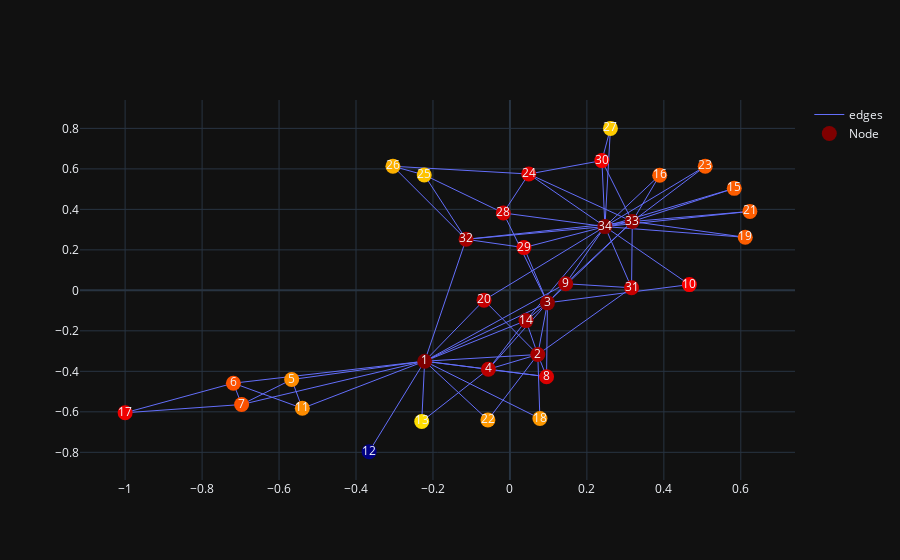
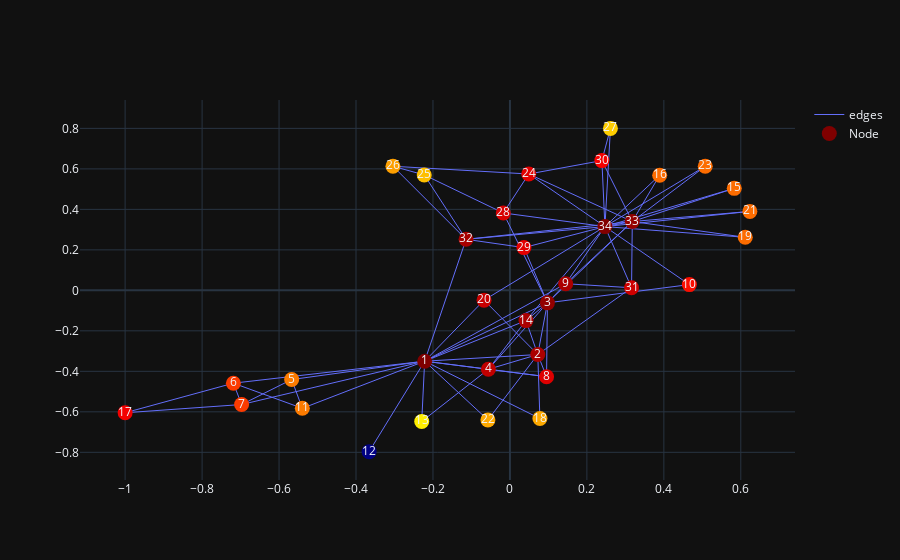
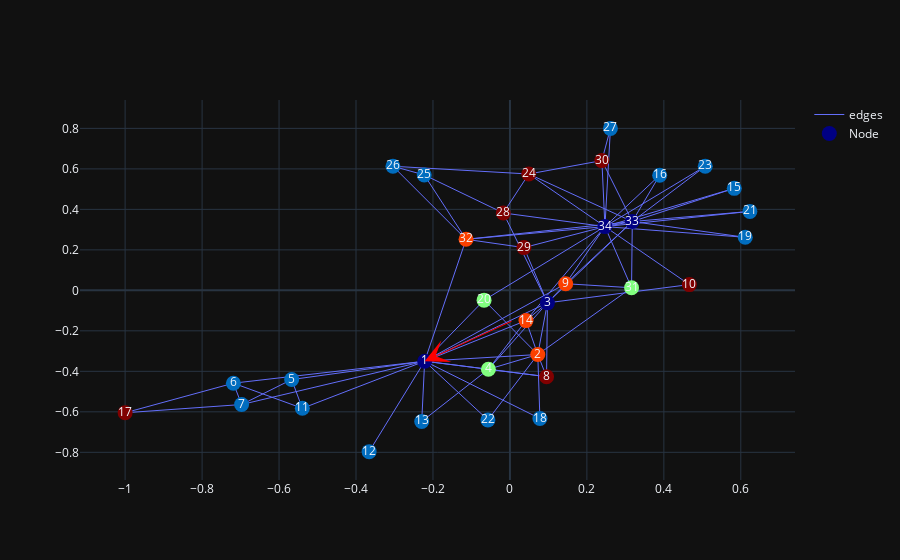
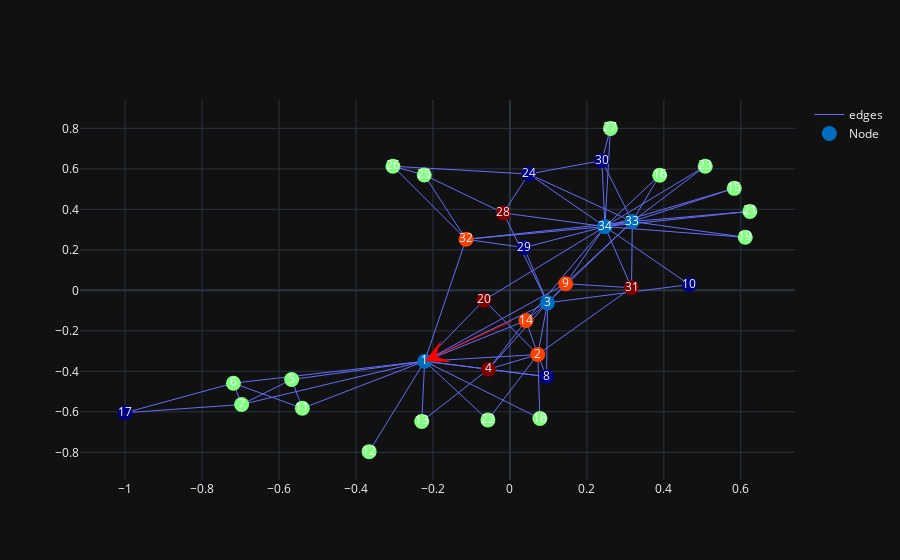

Write notebook code for charts like these, in order.
### Code cell
triangles = visualize_rdd_vector(G, global_root_node, global_radius, pos, global_measure_list)
triangles = add_markers(triangles, global_markers)
triangles.show(config={'scrollZoom' : True})


lo_deg = visualize_rdd_vector(G, global_root_node, global_radius, pos, global_measure_list1)
lo_deg = add_markers(lo_deg, global_markers)
lo_deg.show(config={'scrollZoom' : True})


k_means_rdd = visualize_rdd_vector_kmeans(G, global_root_node, global_radius, global_measure_list, pos, 5)
k_means_rdd.show(config={'scrollZoom' : True})


k_means_rdd = visualize_rdd_vector_kmeans(G, global_root_node, global_radius, global_measure_list1, pos, 5)
k_means_rdd.show(config={'scrollZoom' : True})

### Figure 1 — Plotly figure (JSON) as saved in the notebook; plotly's stock layout.template omitted (floating-point values rounded to 4 significant figures; data arrays with more than 128 entries replaced by an {"elided": "..."} marker saying what was removed)
{"data": [{"line": {"width": 1}, "marker": {"color": [3, 2.811, 2.927, 2.712, 2.07, 2.208, 2.208, 2.567, 2.81, 2.402, 2.07, 0, 1.879, 2.805, 2.182, 2.182, 2.452, 2.042, 2.182, 2.661, 2.182, 2.042, 2.182, 2.531, 1.94, 1.984, 1.922, 2.589, 2.537, 2.434, 2.647, 2.815, 2.912, 2.991], "colorscale": [[0, "rgb(0,0,131)"], [0.2, "rgb(0,60,170)"], [0.4, "rgb(5,255,255)"], [0.6, "rgb(255,255,0)"], [0.8, "rgb(250,0,0)"], [1, "rgb(128,0,0)"]], "size": 15}, "mode": "lines", "name": "edges", "type": "scatter", "uid": "03c2587c-e9f3-4aec-983b-35ae8e37a3cb", "x": {"elided": "234 float values"}, "y": {"elided": "234 float values"}}, {"customdata": {"elided": "34x7 float values"}, "hovertemplate": "node_name: %{customdata[0]} <br> radius: %{customdata[1]} <br> degree: %{customdata[2]} <br> global_graph_degree: %{customdata[3]} <br> normalized_rdd: %{customdata[4]} <br> nodes_x: %{customdata[5]} <br> nodes_y: %{customdata[6]} <br> ", "marker": {"color": [3, 2.811, 2.927, 2.712, 2.07, 2.208, 2.208, 2.567, 2.81, 2.402, 2.07, 0, 1.879, 2.805, 2.182, 2.182, 2.452, 2.042, 2.182, 2.661, 2.182, 2.042, 2.182, 2.531, 1.94, 1.984, 1.922, 2.589, 2.537, 2.434, 2.647, 2.815, 2.912, 2.991], "colorscale": [[0, "rgb(0,0,131)"], [0.2, "rgb(0,60,170)"], [0.4, "rgb(5,255,255)"], [0.6, "rgb(255,255,0)"], [0.8, "rgb(250,0,0)"], [1, "rgb(128,0,0)"]], "size": 15}, "mode": "markers+text", "name": "Node", "text": [1, 2, 3, 4, 5, 6, 7, 8, 9, 10, 11, 12, 13, 14, 15, 16, 17, 18, 19, 20, 21, 22, 23, 24, 25, 26, 27, 28, 29, 30, 31, 32, 33, 34], "type": "scatter", "uid": "1d301b99-e7a1-408e-a948-d6b8f8379ffb", "x": [-0.2215, 0.07239, 0.0975, -0.0559, -0.5672, -0.7186, -0.6973, 0.09521, 0.1449, 0.4663, -0.5395, -0.3659, -0.2292, 0.04181, 0.583, 0.3892, -1, 0.07794, 0.6116, -0.0672, 0.6236, -0.05722, 0.5076, 0.04892, -0.2227, -0.304, 0.2612, -0.01721, 0.03647, 0.239, 0.3161, -0.114, 0.318, 0.2469], "y": [-0.3499, -0.3171, -0.06165, -0.3898, -0.4406, -0.4585, -0.5639, -0.4265, 0.03281, 0.02852, -0.5826, -0.7966, -0.6475, -0.1494, 0.5038, 0.5688, -0.6047, -0.633, 0.2621, -0.04846, 0.3898, -0.6401, 0.6128, 0.5747, 0.57, 0.6129, 0.8, 0.3823, 0.2111, 0.641, 0.01284, 0.2521, 0.3399, 0.3149]}], "layout": {"dragmode": "pan"}}

### Figure 2 — Plotly figure (JSON) as saved in the notebook; plotly's stock layout.template omitted (floating-point values rounded to 4 significant figures; data arrays with more than 128 entries replaced by an {"elided": "..."} marker saying what was removed)
{"data": [{"line": {"width": 1}, "marker": {"color": [3, 2.789, 2.907, 2.686, 2.111, 2.262, 2.262, 2.536, 2.79, 2.367, 2.111, 0, 1.838, 2.783, 2.146, 2.146, 2.433, 2.003, 2.146, 2.649, 2.146, 2.003, 2.146, 2.516, 1.95, 2.025, 1.918, 2.567, 2.508, 2.417, 2.617, 2.81, 2.898, 2.983], "colorscale": [[0, "rgb(0,0,131)"], [0.2, "rgb(0,60,170)"], [0.4, "rgb(5,255,255)"], [0.6, "rgb(255,255,0)"], [0.8, "rgb(250,0,0)"], [1, "rgb(128,0,0)"]], "size": 15}, "mode": "lines", "name": "edges", "type": "scatter", "uid": "211566db-4732-4c6b-878a-4eb363026502", "x": {"elided": "234 float values"}, "y": {"elided": "234 float values"}}, {"customdata": {"elided": "34x7 float values"}, "hovertemplate": "node_name: %{customdata[0]} <br> radius: %{customdata[1]} <br> degree: %{customdata[2]} <br> global_graph_pagerank: %{customdata[3]} <br> normalized_rdd: %{customdata[4]} <br> nodes_x: %{customdata[5]} <br> nodes_y: %{customdata[6]} <br> ", "marker": {"color": [3, 2.789, 2.907, 2.686, 2.111, 2.262, 2.262, 2.536, 2.79, 2.367, 2.111, 0, 1.838, 2.783, 2.146, 2.146, 2.433, 2.003, 2.146, 2.649, 2.146, 2.003, 2.146, 2.516, 1.95, 2.025, 1.918, 2.567, 2.508, 2.417, 2.617, 2.81, 2.898, 2.983], "colorscale": [[0, "rgb(0,0,131)"], [0.2, "rgb(0,60,170)"], [0.4, "rgb(5,255,255)"], [0.6, "rgb(255,255,0)"], [0.8, "rgb(250,0,0)"], [1, "rgb(128,0,0)"]], "size": 15}, "mode": "markers+text", "name": "Node", "text": [1, 2, 3, 4, 5, 6, 7, 8, 9, 10, 11, 12, 13, 14, 15, 16, 17, 18, 19, 20, 21, 22, 23, 24, 25, 26, 27, 28, 29, 30, 31, 32, 33, 34], "type": "scatter", "uid": "f6c94d3d-bdba-45f6-887b-6cd54f63c448", "x": [-0.2215, 0.07239, 0.0975, -0.0559, -0.5672, -0.7186, -0.6973, 0.09521, 0.1449, 0.4663, -0.5395, -0.3659, -0.2292, 0.04181, 0.583, 0.3892, -1, 0.07794, 0.6116, -0.0672, 0.6236, -0.05722, 0.5076, 0.04892, -0.2227, -0.304, 0.2612, -0.01721, 0.03647, 0.239, 0.3161, -0.114, 0.318, 0.2469], "y": [-0.3499, -0.3171, -0.06165, -0.3898, -0.4406, -0.4585, -0.5639, -0.4265, 0.03281, 0.02852, -0.5826, -0.7966, -0.6475, -0.1494, 0.5038, 0.5688, -0.6047, -0.633, 0.2621, -0.04846, 0.3898, -0.6401, 0.6128, 0.5747, 0.57, 0.6129, 0.8, 0.3823, 0.2111, 0.641, 0.01284, 0.2521, 0.3399, 0.3149]}], "layout": {"dragmode": "pan"}}

### Figure 3 — Plotly figure (JSON) as saved in the notebook; plotly's stock layout.template omitted (floating-point values rounded to 4 significant figures; data arrays with more than 128 entries replaced by an {"elided": "..."} marker saying what was removed)
{"data": [{"line": {"width": 1}, "marker": {"color": [0, 3, 0, 2, 1, 1, 1, 4, 3, 4, 1, 1, 1, 3, 1, 1, 4, 1, 1, 2, 1, 1, 1, 4, 1, 1, 1, 4, 4, 4, 2, 3, 0, 0], "colorscale": [[0, "rgb(0,0,131)"], [0.2, "rgb(0,60,170)"], [0.4, "rgb(5,255,255)"], [0.6, "rgb(255,255,0)"], [0.8, "rgb(250,0,0)"], [1, "rgb(128,0,0)"]], "size": 15}, "mode": "lines", "name": "edges", "type": "scatter", "uid": "95325735-0227-49c4-adc2-3638a34f4c4d", "x": {"elided": "234 float values"}, "y": {"elided": "234 float values"}}, {"customdata": {"elided": "34x8 float values"}, "hovertemplate": "node_name: %{customdata[0]} <br> radius: %{customdata[1]} <br> degree: %{customdata[2]} <br> global_graph_degree: %{customdata[3]} <br> normalized_rdd: %{customdata[4]} <br> k_mean_cluster: %{customdata[5]} <br> nodes_x: %{customdata[6]} <br> nodes_y: %{customdata[7]} <br> ", "marker": {"color": [0, 3, 0, 2, 1, 1, 1, 4, 3, 4, 1, 1, 1, 3, 1, 1, 4, 1, 1, 2, 1, 1, 1, 4, 1, 1, 1, 4, 4, 4, 2, 3, 0, 0], "colorscale": [[0, "rgb(0,0,131)"], [0.2, "rgb(0,60,170)"], [0.4, "rgb(5,255,255)"], [0.6, "rgb(255,255,0)"], [0.8, "rgb(250,0,0)"], [1, "rgb(128,0,0)"]], "size": 15}, "mode": "markers+text", "name": "Node", "text": [1, 2, 3, 4, 5, 6, 7, 8, 9, 10, 11, 12, 13, 14, 15, 16, 17, 18, 19, 20, 21, 22, 23, 24, 25, 26, 27, 28, 29, 30, 31, 32, 33, 34], "type": "scatter", "uid": "a9e06e59-e2d3-40d5-b4ef-4e100a5fe67f", "x": [-0.2215, 0.07239, 0.0975, -0.0559, -0.5672, -0.7186, -0.6973, 0.09521, 0.1449, 0.4663, -0.5395, -0.3659, -0.2292, 0.04181, 0.583, 0.3892, -1, 0.07794, 0.6116, -0.0672, 0.6236, -0.05722, 0.5076, 0.04892, -0.2227, -0.304, 0.2612, -0.01721, 0.03647, 0.239, 0.3161, -0.114, 0.318, 0.2469], "y": [-0.3499, -0.3171, -0.06165, -0.3898, -0.4406, -0.4585, -0.5639, -0.4265, 0.03281, 0.02852, -0.5826, -0.7966, -0.6475, -0.1494, 0.5038, 0.5688, -0.6047, -0.633, 0.2621, -0.04846, 0.3898, -0.6401, 0.6128, 0.5747, 0.57, 0.6129, 0.8, 0.3823, 0.2111, 0.641, 0.01284, 0.2521, 0.3399, 0.3149]}], "layout": {"annotations": [{"arrowcolor": "red", "arrowhead": 3, "arrowsize": 4, "axref": "x", "ayref": "y", "showarrow": true, "x": -0.2215, "y": -0.3499}], "dragmode": "pan"}}

### Figure 4 — Plotly figure (JSON) as saved in the notebook; plotly's stock layout.template omitted (floating-point values rounded to 4 significant figures; data arrays with more than 128 entries replaced by an {"elided": "..."} marker saying what was removed)
{"data": [{"line": {"width": 1}, "marker": {"color": [1, 3, 1, 4, 2, 2, 2, 0, 3, 0, 2, 2, 2, 3, 2, 2, 0, 2, 2, 4, 2, 2, 2, 0, 2, 2, 2, 4, 0, 0, 4, 3, 1, 1], "colorscale": [[0, "rgb(0,0,131)"], [0.2, "rgb(0,60,170)"], [0.4, "rgb(5,255,255)"], [0.6, "rgb(255,255,0)"], [0.8, "rgb(250,0,0)"], [1, "rgb(128,0,0)"]], "size": 15}, "mode": "lines", "name": "edges", "type": "scatter", "uid": "e57694ca-2ece-45d1-9f59-0c51718f2790", "x": {"elided": "234 float values"}, "y": {"elided": "234 float values"}}, {"customdata": {"elided": "34x8 float values"}, "hovertemplate": "node_name: %{customdata[0]} <br> radius: %{customdata[1]} <br> degree: %{customdata[2]} <br> global_graph_pagerank: %{customdata[3]} <br> normalized_rdd: %{customdata[4]} <br> k_mean_cluster: %{customdata[5]} <br> nodes_x: %{customdata[6]} <br> nodes_y: %{customdata[7]} <br> ", "marker": {"color": [1, 3, 1, 4, 2, 2, 2, 0, 3, 0, 2, 2, 2, 3, 2, 2, 0, 2, 2, 4, 2, 2, 2, 0, 2, 2, 2, 4, 0, 0, 4, 3, 1, 1], "colorscale": [[0, "rgb(0,0,131)"], [0.2, "rgb(0,60,170)"], [0.4, "rgb(5,255,255)"], [0.6, "rgb(255,255,0)"], [0.8, "rgb(250,0,0)"], [1, "rgb(128,0,0)"]], "size": 15}, "mode": "markers+text", "name": "Node", "text": [1, 2, 3, 4, 5, 6, 7, 8, 9, 10, 11, 12, 13, 14, 15, 16, 17, 18, 19, 20, 21, 22, 23, 24, 25, 26, 27, 28, 29, 30, 31, 32, 33, 34], "type": "scatter", "uid": "b07c6e06-fb4e-41d5-8b55-6b5addc48827", "x": [-0.2215, 0.07239, 0.0975, -0.0559, -0.5672, -0.7186, -0.6973, 0.09521, 0.1449, 0.4663, -0.5395, -0.3659, -0.2292, 0.04181, 0.583, 0.3892, -1, 0.07794, 0.6116, -0.0672, 0.6236, -0.05722, 0.5076, 0.04892, -0.2227, -0.304, 0.2612, -0.01721, 0.03647, 0.239, 0.3161, -0.114, 0.318, 0.2469], "y": [-0.3499, -0.3171, -0.06165, -0.3898, -0.4406, -0.4585, -0.5639, -0.4265, 0.03281, 0.02852, -0.5826, -0.7966, -0.6475, -0.1494, 0.5038, 0.5688, -0.6047, -0.633, 0.2621, -0.04846, 0.3898, -0.6401, 0.6128, 0.5747, 0.57, 0.6129, 0.8, 0.3823, 0.2111, 0.641, 0.01284, 0.2521, 0.3399, 0.3149]}], "layout": {"annotations": [{"arrowcolor": "red", "arrowhead": 3, "arrowsize": 4, "axref": "x", "ayref": "y", "showarrow": true, "x": -0.2215, "y": -0.3499}], "dragmode": "pan"}}
